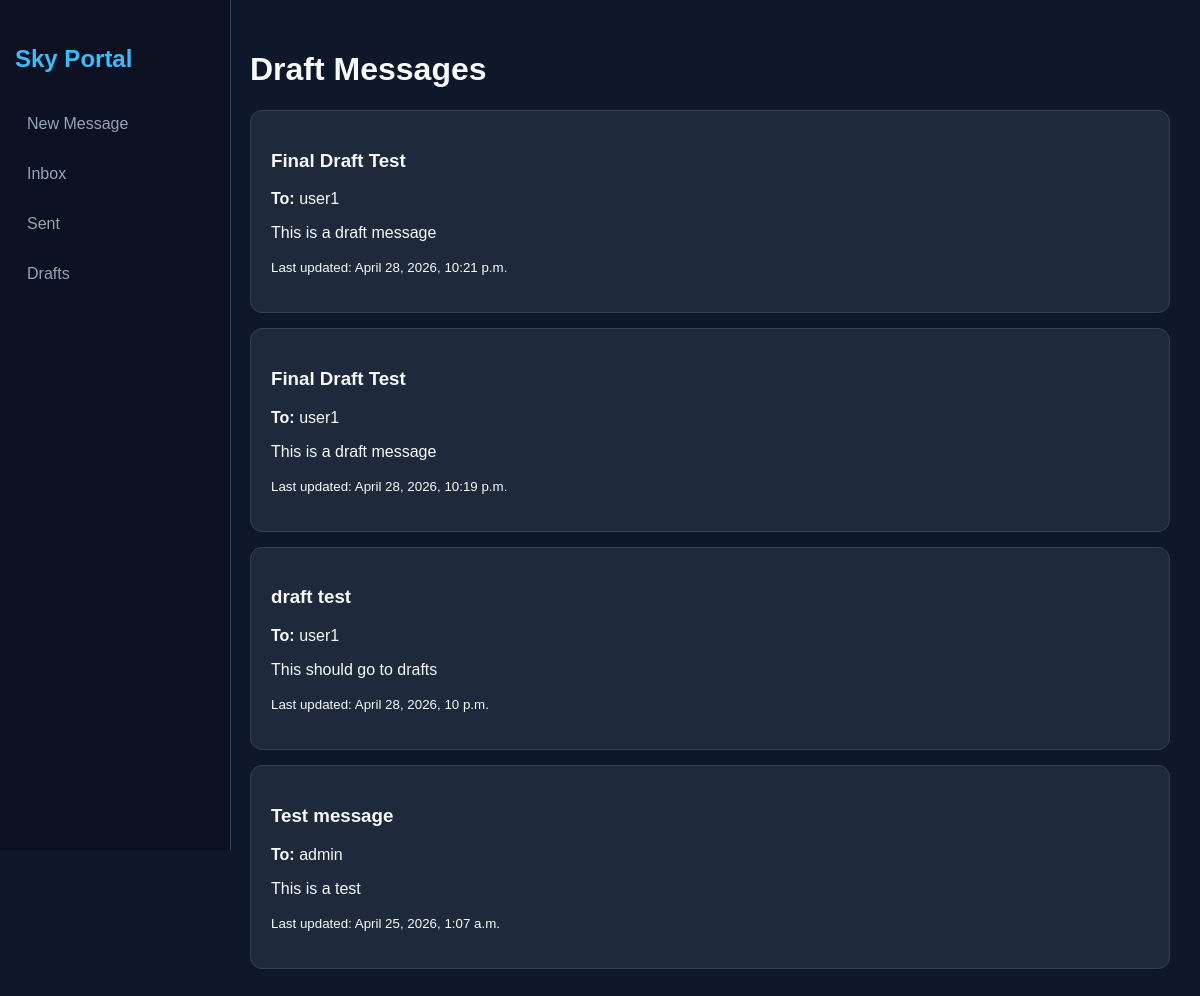
/messages/drafts/ (signed in), run on the app's committed database.
### messages_app/models.py (models this page shows, shortened)
class Message(models.Model):
    STATUS_CHOICES = [
        ('draft', 'Draft'),
        ('sent', 'Sent'),
    ]
    subject = models.CharField(max_length=200)
    content = models.TextField()
    sender = models.ForeignKey(User, on_delete=models.CASCADE, related_name='sent_messages')
    recipient = models.ForeignKey(User, on_delete=models.CASCADE, related_name='received_messages', null=True, blank=True)
    status = models.CharField(max_length=10, choices=STATUS_CHOICES, default='draft')
    time_created = models.DateTimeField(auto_now_add=True)
    time_updated = models.DateTimeField(auto_now=True)

### messages_app/views.py (the view)
# urls.py: path('drafts/', views.drafts, name='drafts'),
def drafts(request):
    messages = Message.objects.filter(
        sender=request.user,
        status='draft'
    ).order_by('-time_updated')
    return render(request, 'messages_app/drafts.html', {'messages': messages})

### messages_app/templates/messages_app/drafts.html (shortened to what this page needs)
<!DOCTYPE html>
<html>
<head>
{% load static %}
<!DOCTYPE html>
<html>
<head>
    <link rel="stylesheet" href="{% static 'messages_app/teams.css' %}">
</head>
<body>
<div class="sidebar">
    <h2>Sky Portal</h2>
    <a href="/messages/new/">New Message</a>
    <a href="/messages/inbox/">Inbox</a>
    <a href="/messages/sent/">Sent</a>
    <a href="/messages/drafts/">Drafts</a>
</div>
<div class="page">
    <h1>Draft Messages</h1>
    {% if messages %}
        {% for message in messages %}
            <div class="card">
                <h3>{{ message.subject }}</h3>
                <p>
                    <strong>To:</strong>
                    {% if message.recipient %}
                        {{ message.recipient.username }}
                    {% else %}
                        No recipient selected
                    {% endif %}
                </p>
                <p>{{ message.content }}</p>
                <p><small>Last updated: {{ message.time_updated }}</small></p>
            </div>
        {% endfor %}
    {% else %}
        <div class="card">
            <p>No draft messages.</p>
        </div>
    {% endif %}
</div>
</body>
</html>

### messages_app/static/messages_app/teams.css (style rules this page uses)
body { background-color: #0f172a; color: #f8fafc; font-family: Arial, sans-serif; margin: 0; }
.page { margin-left: 220px; padding: 30px; }
.sidebar { width: 200px; height: 100vh; background-color: #0b1120; position: fixed; left: 0; top: 0; padding: 25px 15px; border-right: 1px solid #334155; }
.sidebar h2 { color: #38bdf8; margin-bottom: 30px; }
.sidebar a { display: block; color: #94a3b8; text-decoration: none; padding: 12px; margin-bottom: 8px; border-radius: 8px; }
.card { background-color: #1e293b; border: 1px solid #334155; border-radius: 12px; padding: 20px; margin-bottom: 15px; }

### data on the page
Message: subject "Final Draft Test", recipient.username "user1", content "This is a draft message", time_updated "April 28, 2026, 10:21 p.m."
Message: subject "Final Draft Test", recipient.username "user1", content "This is a draft message", time_updated "April 28, 2026, 10:19 p.m."
Message: subject "draft test", recipient.username "user1", content "This should go to drafts", time_updated "April 28, 2026, 10 p.m."
Message: subject "Test message", recipient.username "admin", content "This is a test", time_updated "April 25, 2026, 1:07 a.m."
